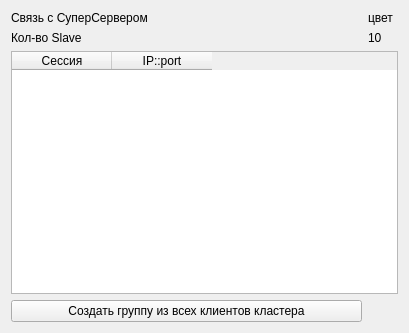
<?xml version="1.0" encoding="UTF-8"?>
<ui version="4.0">
 <class>MasterFormClass</class>
 <widget class="QWidget" name="MasterFormClass">
  <property name="geometry">
   <rect>
    <x>0</x>
    <y>0</y>
    <width>409</width>
    <height>333</height>
   </rect>
  </property>
  <property name="windowTitle">
   <string>Form</string>
  </property>
  <layout class="QGridLayout" name="gridLayout">
   <item row="0" column="0">
    <widget class="QLabel" name="lConnectSuperServer">
     <property name="sizePolicy">
      <sizepolicy hsizetype="Minimum" vsizetype="Preferred">
       <horstretch>0</horstretch>
       <verstretch>0</verstretch>
      </sizepolicy>
     </property>
     <property name="text">
      <string>Связь с СуперСервером</string>
     </property>
    </widget>
   </item>
   <item row="0" column="1">
    <widget class="QLabel" name="lColor">
     <property name="maximumSize">
      <size>
       <width>30</width>
       <height>16777215</height>
      </size>
     </property>
     <property name="text">
      <string>цвет</string>
     </property>
    </widget>
   </item>
   <item row="1" column="0">
    <widget class="QLabel" name="lCountClient">
     <property name="sizePolicy">
      <sizepolicy hsizetype="Minimum" vsizetype="Preferred">
       <horstretch>0</horstretch>
       <verstretch>0</verstretch>
      </sizepolicy>
     </property>
     <property name="text">
      <string>Кол-во Slave</string>
     </property>
    </widget>
   </item>
   <item row="1" column="1">
    <widget class="QLabel" name="lCount">
     <property name="text">
      <string>10</string>
     </property>
    </widget>
   </item>
   <item row="2" column="0" colspan="2">
    <widget class="QTableWidget" name="table">
     <property name="sizePolicy">
      <sizepolicy hsizetype="Minimum" vsizetype="Expanding">
       <horstretch>0</horstretch>
       <verstretch>0</verstretch>
      </sizepolicy>
     </property>
     <column>
      <property name="text">
       <string>Сессия</string>
      </property>
     </column>
     <column>
      <property name="text">
       <string>IP::port</string>
      </property>
     </column>
    </widget>
   </item>
   <item row="3" column="0">
    <widget class="QPushButton" name="bCreateGroup">
     <property name="text">
      <string>Создать группу из всех клиентов кластера</string>
     </property>
    </widget>
   </item>
  </layout>
 </widget>
 <resources/>
 <connections/>
</ui>
